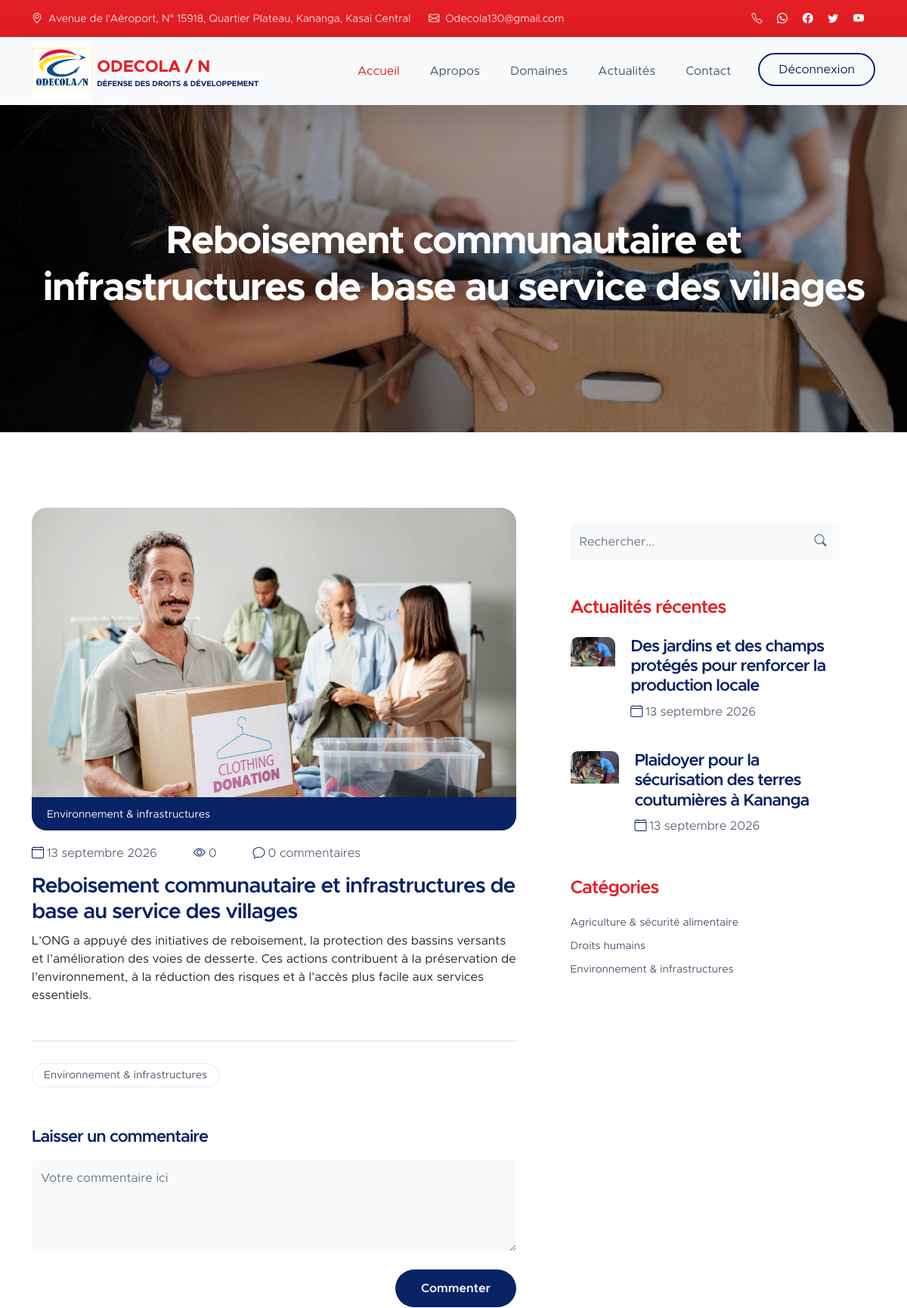
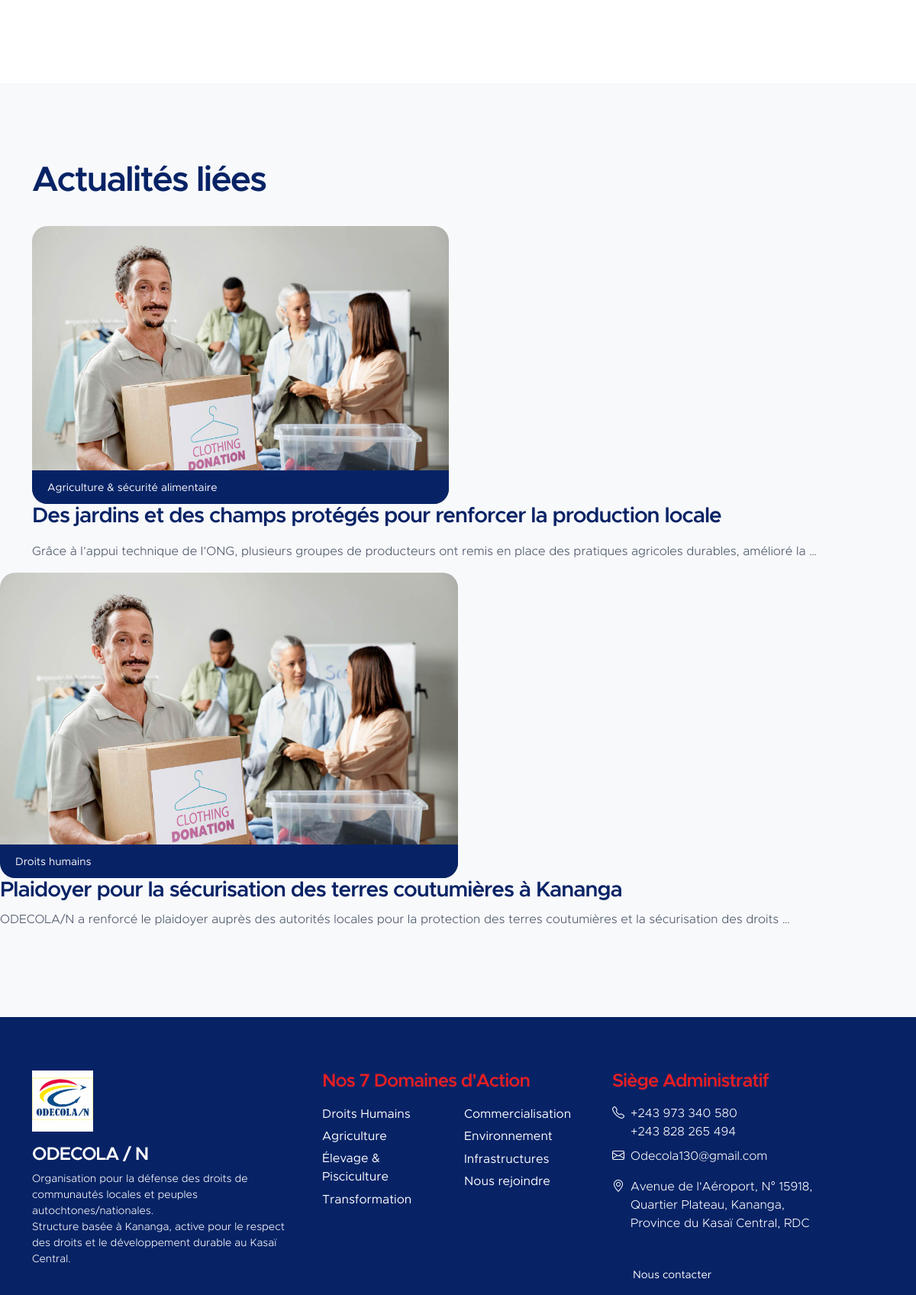
Page /article/reboisement-communautaire-et-infrastructures-de-base-au-service-des-villages/ (signed in, upper part) on the committed database (2 pictures, top to bottom).
### odecola/models.py (models this page shows, shortened)
class Article(models.Model):
    titre = models.CharField(max_length=255)
    slug = models.SlugField(max_length=255, unique=True)
    contenu = models.TextField()
    created_at = models.DateTimeField(auto_now_add=True)
    updated_at = models.DateTimeField(auto_now=True)
    is_active = models.BooleanField(default=True)
    image = models.ImageField(upload_to='articles/', blank=True, null=True)
    class Meta:
        verbose_name = "Article"
        verbose_name_plural = "Articles"

class Categorie(models.Model):
    nom = models.CharField(max_length=100, unique=True)
    description = models.TextField(blank=True)
    created_at = models.DateTimeField(auto_now_add=True)
    class Meta:
        verbose_name = "Catégorie"
        verbose_name_plural = "Catégories"

### odecola/views.py (the view, shortened to what this page needs)
# urls.py: path('article/<str:article_slug>/', views.detail_article, name="detail_article"),
def detail_article(request, article_slug):
    article = get_object_or_404(
        Article.objects.filter(is_active=True).annotate(
            nombre_commentaires=Count('commentaires', distinct=True),
            nombre_lectures=Count('lectures', distinct=True),
        ),
        slug=article_slug,
    )
    article_category = article.categorie_articles.select_related('categorie').first()
    article_category = article_category.categorie if article_category else None
    if request.user.is_authenticated:
        utilisateur = Utilisateur.objects.filter(user=request.user).first()
        if utilisateur and not article.lectures.filter(utilisateur=utilisateur).exists():
            article.lectures.create(utilisateur=utilisateur)
    else:
        article.lectures.create(utilisateur=None)
    categories = Categorie.objects.order_by('nom')
    recent_articles = Article.objects.filter(is_active=True).exclude(pk=article.pk).order_by('-created_at')[:3]
    comments = article.commentaires.select_related('auteur__user').order_by('-created_at')
    related_articles = Article.objects.filter(is_active=True).exclude(pk=article.pk).order_by('-created_at')[:2]
    return render(request, 'news-detail.html', {
        'article': article,
        'article_category': article_category,
        'recent_articles': recent_articles,
        'related_articles': related_articles,
        'comments': comments,
        'blog_active': 'active',
        'categories': categories,
    })

### templates/news-detail.html (shortened to what this page needs)
{% extends 'base.html' %}
{% load static %}
{% block content %}
<main>
    <section class="news-detail-header-section text-center">
        <div class="section-overlay"></div>
        <div class="container">
            <div class="row">
                <div class="col-lg-12 col-12">
                    <h1 class="text-white">{{ article.titre }}</h1>
                </div>
            </div>
        </div>
    </section>
    <section class="news-section section-padding">
        <div class="container">
            <div class="row">
                <div class="col-lg-7 col-12">
                    <div class="news-block">
                        <div class="news-block-top">
                            {% if article.image %}
                                <img src="{{ article.image.url }}" class="news-image img-fluid" alt="{{ article.titre }}">
                            {% else %}
                                <img src="{% static 'images/news/medium-shot-volunteers-with-clothing-donations.jpg' %}" class="news-image img-fluid" alt="{{ article.titre }}">
                            {% endif %}
                            {% if article_category %}
                            <div class="news-category-block">
                                <a href="{% url 'blog' %}?categorie={{ article_category.id }}" class="category-block-link">{{ article_category.nom }}</a>
                            </div>
                            {% endif %}
                        </div>
                        <div class="news-block-info">
                            <div class="d-flex mt-2">
                                <div class="news-block-date">
                                    <p><i class="bi-calendar4 custom-icon me-1"></i>{{ article.created_at|date:"d F Y" }}</p>
                                </div>
                                <div class="news-block-author mx-5">
                                    <p><i class="bi-eye custom-icon me-1"></i>{{ article.nombre_lectures }}</p>
                                </div>
                                <div class="news-block-comment">
                                    <p><i class="bi-chat custom-icon me-1"></i>{{ article.nombre_commentaires }} commentaire{{ article.nombre_commentaires|pluralize }}</p>
                                </div>
                            </div>
                            <div class="news-block-title mb-2">
                                <h4>{{ article.titre }}</h4>
                            </div>
                            <div class="news-block-body">
                                {{ article.contenu|linebreaksbr }}
                            </div>
                            <div class="social-share border-top mt-5 py-4 d-flex flex-wrap align-items-center">
                                <div class="tags-block me-auto">
                                    {% if article_category %}
                                        <a href="{% url 'blog' %}?categorie={{ article_category.id }}" class="tags-block-link">{{ article_category.nom }}</a>
                                    {% endif %}
                                </div>
                            </div>
                            <form class="custom-form comment-form mt-4" action="" method="post" role="form">
                                <h6 class="mb-3">Laisser un commentaire</h6>
                                <textarea name="contenu" rows="4" class="form-control" id="comment-message" placeholder="Votre commentaire ici" required></textarea>
                                <div class="col-lg-3 col-md-4 col-6 ms-auto">
                                    <button type="submit" class="form-control">Commenter</button>
                                </div>
                            </form>
                        </div>
                    </div>
                </div>
                <div class="col-lg-4 col-12 mx-auto mt-4 mt-lg-0">
                    <form class="custom-form search-form" action="{% url 'blog' %}" method="get" role="form">
                        <input name="q" class="form-control" type="search" placeholder="Rechercher..." aria-label="Recherche">
                        <button type="submit" class="form-control"><i class="bi-search"></i></button>
                    </form>
                    <h5 class="mt-5 mb-3">Actualités récentes</h5>
                    {% for recent in recent_articles %}
                        <div class="news-block news-block-two-col d-flex mt-4">
                            <div class="news-block-two-col-image-wrap">
                                <a href="{% url 'detail_article' recent.slug %}">
                                    {% if recent.image %}
                                        <img src="{{ recent.image.url }}" class="news-image img-fluid" alt="{{ recent.titre }}">
                                    {% else %}
                                        <img src="{% static 'images/news/africa-humanitarian-aid-doctor.jpg' %}" class="news-image img-fluid" alt="{{ recent.titre }}">
                                    {% endif %}
                                </a>
                            </div>
                            <div class="news-block-two-col-info">
                                <div class="news-block-title mb-2">
                                    <h6><a href="{% url 'detail_article' recent.slug %}" class="news-block-title-link">{{ recent.titre }}</a></h6>
                                </div>
                                <div class="news-block-date">
                                    <p><i class="bi-calendar4 custom-icon me-1"></i>{{ recent.created_at|date:"d F Y" }}</p>
                                </div>
                            </div>
                        </div>
                    {% empty %}
                        <p>Aucune actualité récente.</p>
                    {% endfor %}
                    <div class="category-block d-flex flex-column">
                        <h5 class="mb-3">Catégories</h5>
                        {% for category in categories %}
                            <a href="{% url 'blog' %}?categorie={{ category.id }}" class="category-block-link">
                                {{ category.nom }}
                            </a>
                        {% empty %}
                            <span>Aucune catégorie.</span>
                        {% endfor %}
                    </div>
                </div>
            </div>
        </div>
    </section>
    {% if related_articles %}
    <section class="news-section section-padding section-bg">
        <div class="container">
            <div class="row">
                <div class="col-lg-12 col-12 mb-4">
                    <h2>Actualités liées</h2>
                </div>
                {% for related in related_articles %}
                <div class="col-lg-6 col-12">
                    <div class="news-block">
                        <div class="news-block-top">
                            <a href="{% url 'detail_article' related.slug %}">
                                {% if related.image %}
                                    <img src="{{ related.image.url }}" class="news-image img-fluid" alt="{{ related.titre }}">
                                {% else %}
                                    <img src="{% static 'images/news/medium-shot-volunteers-with-clothing-donations.jpg' %}" class="news-image img-fluid" alt="{{ related.titre }}">
                                {% endif %}
                            </a>
                                {% with related_category=related.categorie_articles.first.categorie %}
                                {% if related_category %}
                                <div class="news-category-block">
                                    <a href="{% url 'blog' %}?categorie={{ related_category.id }}" class="category-block-link">{{ related_category.nom }}</a>
                                </div>
                                {% endif %}
                                {% endwith %}
                            </div>
                                </div>
                            </div>
                            <div class="news-block-title mb-2">
                                <h4><a href="{% url 'detail_article' related.slug %}" class="news-block-title-link">{{ related.titre }}</a></h4>
                            </div>
                            <div class="news-block-body">
                                <p>{{ related.contenu|truncatewords:20 }}</p>
                            </div>
                        </div>
                    </div>
                {% endfor %}
    </section>
    {% endif %}
</main>
{% endblock %}

### odecola/static/css/templatemo-kind-heart-charity.css (style rules this page uses)
:root { --white-color: #ffffff; --primary-color: #E31E24; --secondary-color: #072366; --section-bg-color: #f8f9fb; --site-footer-bg-color: #072366; --custom-btn-bg-color: #072366; --custom-btn-bg-hover-color: #E31E24; --dark-color: #072366; --p-color: #4a5568; --border-color: #e9eaeb; --accent-color: #F4C430; --body-font-family: 'Metropolis', sans-serif; --h1-font-size: 52px; --h2-font-size: 46px; --h3-font-size: 32px; --h4-font-size: 28px; --h5-font-size: 24px; --h6-font-size: 22px; --p-font-size: 16px; --btn-font-size: 18px; --copyright-font-size: 14px; --border-radius-large: 100px; --border-radius-medium: 20px; --border-radius-small: 10px; --font-weight-light: 300; --font-weight-normal: 400; --font-weight-semibold: 600; --font-weight-bold: 700; }
body { background-color: var(--white-color); font-family: var(--body-font-family); }
h2, h3, h4, h5, h6 { color: var(--dark-color); }
h1, h2, h3, h4, h5, h6 { font-weight: var(--font-weight-semibold); letter-spacing: -1px; }
h1 { font-size: var(--h1-font-size); font-weight: var(--font-weight-bold); letter-spacing: -2px; }
h2 { color: var(--secondary-color); font-size: var(--h2-font-size); letter-spacing: -2px; }
h4 { font-size: var(--h4-font-size); }
h5 { color: var(--primary-color); font-size: var(--h5-font-size); }
h6 { font-size: var(--h6-font-size); }
p { color: var(--p-color); font-size: var(--p-font-size); font-weight: var(--font-weight-light); }
a, button { touch-action: manipulation; transition: all 0.3s; }
a { color: var(--p-color); text-decoration: none; }
.section-padding { padding-top: 100px; padding-bottom: 100px; }
.section-bg { background-color: var(--section-bg-color); }
.section-overlay { background: rgba(0, 0, 0, 0.35); position: absolute; top: 0; left: 0; pointer-events: none; width: 100%; height: 100%; }
.section-overlay + .container { position: relative; }
.custom-icon { color: var(--secondary-color); }
.news-detail-header-section { background-image: url('../images/news/close-up-volunteer-oganizing-stuff-donation.jpg'); background-repeat: no-repeat; background-position: center; background-size: cover; position: relative; padding-top: 150px; padding-bottom: 150px; }
.news-block-top { border-radius: var(--border-radius-medium); position: relative; overflow: hidden; }
.news-block-two-col-image-wrap { border-radius: var(--border-radius-small); position: relative; overflow: hidden; width: 150px; margin-right: 20px; }
.news-category-block { background: var(--secondary-color); position: absolute; bottom: 0; right: 0; left: 0; padding: 10px 20px; }
.news-category-block .category-block-link { color: var(--white-color); margin-right: 10px; }
.news-block-info { padding-top: 10px; padding-bottom: 10px; }
.news-block-title-link { color: var(--dark-color); }
.search-form { margin-top: 20px; }
.category-block, .subscribe-form { margin-top: 40px; margin-bottom: 40px; }
.category-block-link { font-size: var(--copyright-font-size); margin-top: 5px; margin-bottom: 5px; }
.tags-block-link { border: 1px solid var(--border-color); border-radius: var(--border-radius-medium); display: inline-block; font-size: var(--copyright-font-size); line-height: normal; margin-right: 10px; margin-top: 5px; margin-bottom: 5px; padding: 8px 15px; }
.custom-form .form-control, .input-group-file { background-color: var(--section-bg-color); box-shadow: none; border: 0; color: var(--p-color); margin-bottom: 24px; padding-top: 13px; padding-bottom: 13px; outline: none; }
.custom-form button[type="submit"] { background: var(--custom-btn-bg-color); border: none; border-radius: var(--border-radius-large); color: var(--white-color); font-size: var(--p-font-size); font-weight: var(--font-weight-semibold); transition: all 0.3s; margin-bottom: 0; }
.search-form { position: relative; }
.search-form .form-control { padding-right: 50px; }
.search-form button[type="submit"] { background: transparent; position: absolute; top: 0; right: 0; color: var(--p-color); width: 50px; padding: 12px; }

### rows in the picture
Article: titre "Reboisement communautaire et infrastructures de base au service des villages", created_at "13 septembre 2026", nombre_lectures "0", nombre_commentaires "0", contenu "L’ONG a appuyé des initiatives de reboisement, la protection des bassins versants et l’amélioration des voies de desserte. Ces actions contribuent à la préservation de l’environnement, à la réduction des risques et à l’accès plus facile aux services essentiels."
Categorie: nom "Environnement & infrastructures"
Article: titre "Des jardins et des champs protégés pour renforcer la production locale", created_at "13 septembre 2026", categorie_articles.first.categorie.nom "Agriculture & sécurité alimentaire", contenu "Grâce à l’appui technique de l’ONG, plusieurs groupes de producteurs ont remis en place des pratiques agricoles durables, amélioré la …"
Article: titre "Plaidoyer pour la sécurisation des terres coutumières à Kananga", created_at "13 septembre 2026", categorie_articles.first.categorie.nom "Droits humains", contenu "ODECOLA/N a renforcé le plaidoyer auprès des autorités locales pour la protection des terres coutumières et la sécurisation des droits …"
Categorie: nom "Agriculture & sécurité alimentaire"
Categorie: nom "Droits humains"
